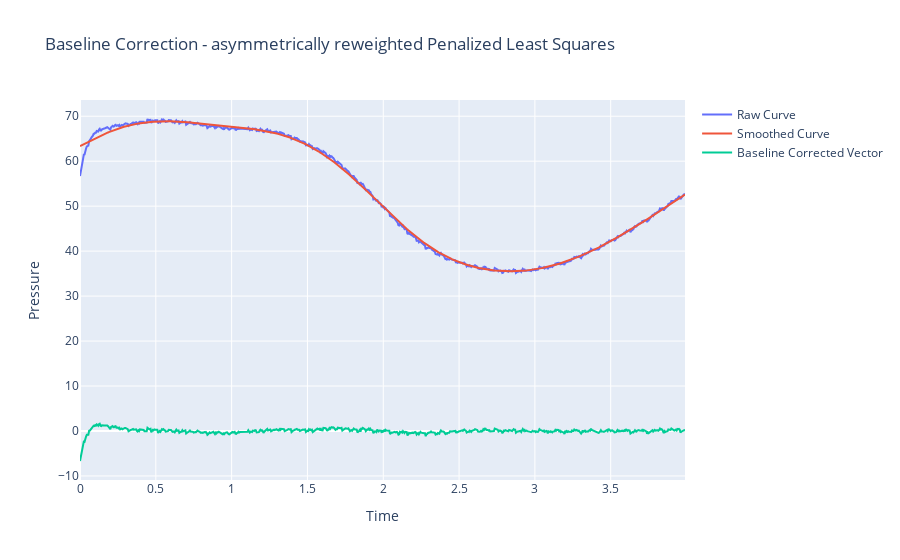

Source (notebook cell):
### Code cell
"""
6. arPLS (asymmetrically reweighted Penalized Least Squares)
- fit a polynomial of degree <degree> to the original signal, to simulate a blank chromatogram and subtract it from the original signal 
"""
import numpy as np
from scipy.sparse import diags, identity, csc_matrix
from scipy.sparse.linalg import splu

def arPLS(y, smoothness=1e6, ratio=1e-5, max_iter=30):
    N = len(y)
    e = np.ones(N)

    # Sparse second derivative matrix D
    D = diags([e, -2*e, e], [0, 1, 2], shape=(N-2, N))
    H = smoothness * (D.T @ D)

    w = np.ones(N)
    for _ in range(max_iter):
        W = diags(w, 0)
        A = W + H
        lu = splu(A.tocsc())
        z = lu.solve(w * y)

        d = y - z
        dn = d[d < 0]
        m = dn.mean() if len(dn) > 0 else 0
        s = dn.std() if len(dn) > 0 else 1
        s = max(s, 1e-6)

        x = 2 * (d - (2 * s - m)) / s
        x = np.clip(x, -700, 700)
        wt = 1.0 / (1.0 + np.exp(x))

        if np.linalg.norm(w - wt) / (np.linalg.norm(w) + 1e-8) < ratio:
            break
        w = wt

    return z  # the estimated baseline


baseline = arPLS(pressure_vector)
# baseline correction by subtracting the smoothed vector from the original pressure vector
baseline_corrected_vector = pressure_vector - baseline
fig = go.Figure()
fig.add_trace(go.Scatter(x=time, y=pressure_vector, mode='lines', name='Raw Curve'))
fig.add_trace(go.Scatter(x=time, y=baseline, mode='lines', name='Smoothed Curve'))
fig.add_trace(go.Scatter(x=time, y=baseline_corrected_vector, mode='lines', name='Baseline Corrected Vector'))
fig.update_layout(title='Baseline Correction - asymmetrically reweighted Penalized Least Squares', xaxis_title='Time', yaxis_title='Pressure')
fig.show()
fig.write_image("dev/figures/fig_baseline_correction_arPLS.png", width=1100, height= 350, scale = 3)

### Figure 1 — Plotly figure (JSON) as saved in the notebook; plotly's stock layout.template omitted (floating-point values rounded to 4 significant figures; data arrays with more than 128 entries replaced by an {"elided": "..."} marker saying what was removed)
{"data": [{"mode": "lines", "name": "Raw Curve", "type": "scatter", "x": {"elided": "799 float values"}, "y": {"elided": "799 float values"}}, {"mode": "lines", "name": "Smoothed Curve", "type": "scatter", "x": {"elided": "799 float values"}, "y": {"elided": "799 float values"}}, {"mode": "lines", "name": "Baseline Corrected Vector", "type": "scatter", "x": {"elided": "799 float values"}, "y": {"elided": "799 float values"}}], "layout": {"title": {"text": "Baseline Correction - asymmetrically reweighted Penalized Least Squares"}, "xaxis": {"title": {"text": "Time"}}, "yaxis": {"title": {"text": "Pressure"}}}}
